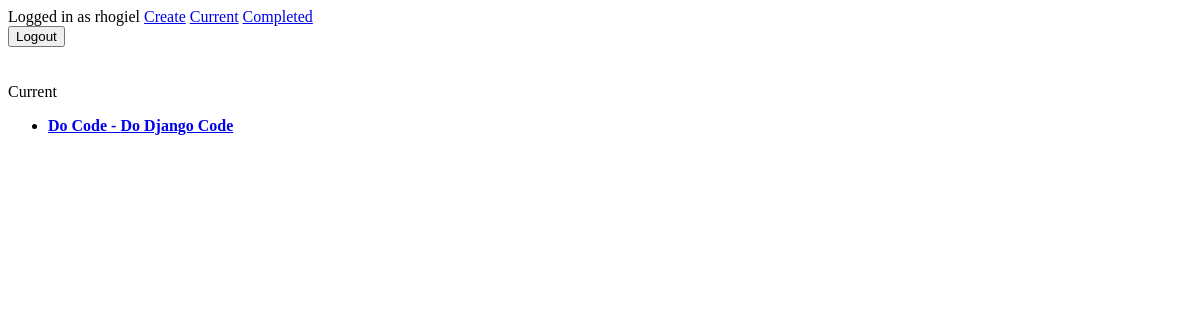
Before: /current/ (signed in) with the older database file.
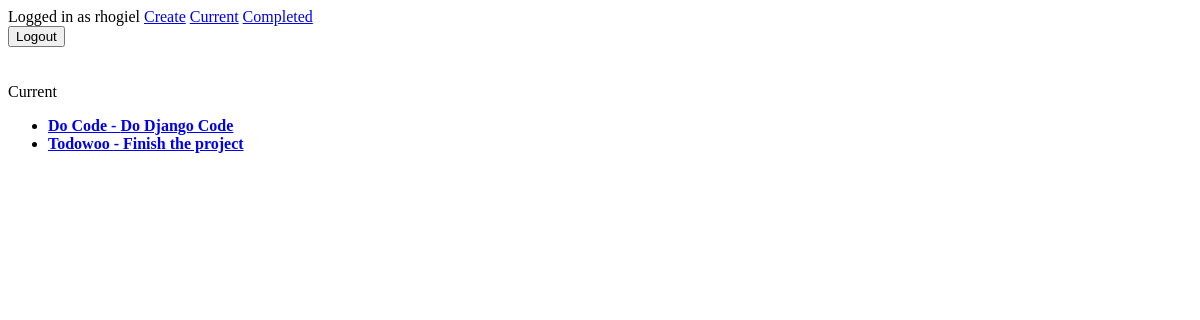
After: the same page with the newer database file.
### todo/models.py (models this page shows, shortened)
class Todo(models.Model):
    title = models.CharField(max_length=300)
    memo = models.TextField(blank=True)
    important = models.BooleanField(default=False)
    date_created = models.DateTimeField(auto_now_add=True)
    date_completed = models.DateTimeField(null=True, blank=True)
    createdby = models.ForeignKey(User, on_delete=models.CASCADE, default=False)

### todo/views.py (the view)
# urls.py: path('current/', views.currentodos, name='currentodos'),
@login_required
def currentodos(request):
    data = Todo.objects.filter(createdby=request.user, date_completed__isnull=True)
    return render(request, 'todo/currentodos.html', {'data': data})

### todo/templates/todo/currentodos.html
{% extends 'todo/base.html' %}
{% block content %}
Current
<ul>
  {% for todo in data %}
    <li>
      {% if todo.important %}
        {% if todo.memo %}
          <a href="{% url 'viewtodo' todo.id %}"><b>{{ todo.title }} - {{ todo.memo }}</b></a>
        {% else %}
          <a href="{% url 'viewtodo' todo.id %}"><b>{{ todo.title }}</b></a>
        {% endif %}
      {% else %}
        {% if todo.memo %}
          <a href="{% url 'viewtodo' todo.id %}">{{ todo.title }} - {{ todo.memo }}</a>
        {% else %}
          <a href="{% url 'viewtodo' todo.id %}">{{ todo.title }}</a>
        {% endif %}
      {% endif %}
    </li>
  {% endfor %}
</ul>
{% endblock %}

### todo/templates/todo/base.html (shortened to what this page needs)
<!DOCTYPE html>
<html lang="en">
<head>
</head>
<body>
    {% if user.is_authenticated %}
        Logged in as {{ user.username }}
        <a href="{% url 'createtodo' %}">Create</a>
        <a href="{% url 'currentodos' %}">Current</a>
        <a href="{% url 'completedtodos' %}">Completed</a>
        <form action="{% url 'user_logout' %}" method="POST">
            <button type="submit">Logout</button>
        </form>
    {% else %}
        <a href="{% url 'signupuser' %}">Sign up</a>
        <a href="{% url 'user_login' %}">Login</a>
    {% endif %}
    <br>
    <br>
    {% block content %}{% endblock %}
</body>
</html>

Changed rows visible on the page:
added Todo: title "Todowoo", memo "Finish the project"
